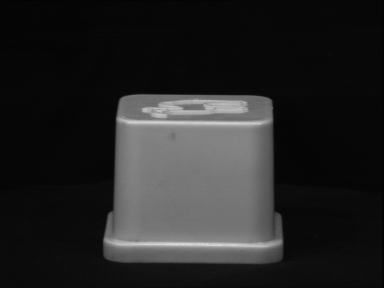
%> input picture Rohit_Learning_Transformation_Test/8_r0.png, 384 x 288 px
$ octave Learn_Transformation_Feature_Extraction.m   (GNU Octave 9; MATLAB toolbox functions it lacks are replaced by stand-ins)
%> lines starting %> are read from the running program, lines starting %| are printed output that depends on the picture; in (x1, y1, x2, y2) boxes, pixels count from 0 and x2, y2 are one past the last pixel; in counts of white or black regions, pixels touching at a corner belong together; the program's own positions count from 1
### Rohit_Learning_Transformation_Test/imagePreProcessing_gray.m
function [ Test_Img, Test_Img_gray] = imagePreProcessing_gray(filename)
%> called with filename = '8_r0.png'
%Does the preprocessing on input images. PreProcessing involves performing
%filtering on the image and later doing edge detection on it.
0
Read_Test_Img = imread(filename);
%> Read_Test_Img is the input picture: size 288x384 uint8; min 1, max 223, mean 36.5
Read_Test_Img = imnoise(Read_Test_Img,'gaussian',0,0.0);
% Read_Test_Img = imnoise(Read_Test_Img,'salt & pepper',0.01);
[m,n,l] = size(Read_Test_Img);
%> m = 288; n = 384; l = 1
if l == 3
    Test_Img_gray = rgb2gray(Read_Test_Img);
elseif l == 1
    Test_Img_gray = Read_Test_Img;
else
    fprintf('imagePreProcessing: Image is neither RGB or grayscale\n');
end
[m,n] = size(Test_Img_gray)
if m ~= 512 || n ~= 512
    % Need to perform image padding.
    pm = (512-m)/2;
%> pm = 112
    pn = (512-n)/2;
%> pn = 64
    Test_Img_gray = padarray(Test_Img_gray, [pm, pn], 'both');
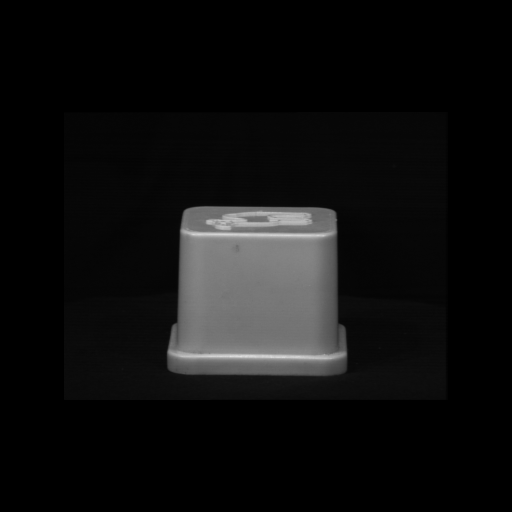
%> Test_Img_gray: size 512x512 uint8; min 0, max 223, mean 15.4
end
[m,n] = size(Test_Img_gray)
%> m = 512; n = 512
% M = 0;
% V = 0.01;
% Test_Img_gray = imnoise(Test_Img_gray,'gaussian',M,V);
Scaling = 1.0;
Test_Img_gray = scaleImg(Test_Img_gray, Scaling, Scaling);
Rotation =  0;
Test_Img_gray = (imrotate(Test_Img_gray, Rotation, 'nearest', 'crop'));
x_Translation = 0;
y_Translation = 0;
Test_Img_gray = translate_img_grayScale(Test_Img_gray, x_Translation, y_Translation);
% [12 lines of commented-out code are left out]
[Im, In] = size(Test_Img_gray);
%> Im = 512; In = 512

[Test_Img_BW, Thresh] = edge(Test_Img_gray, 'prewitt');
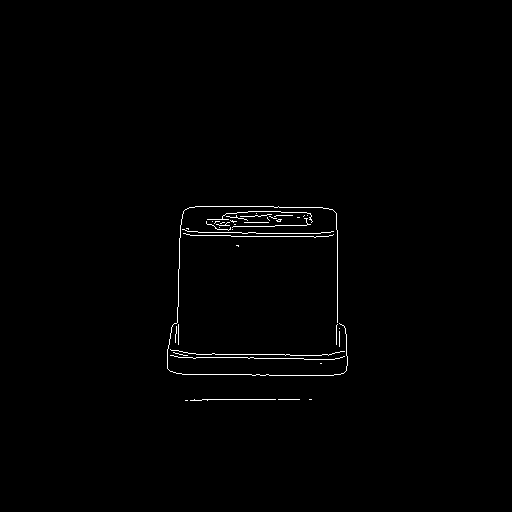
%> Test_Img_BW: size 512x512 logical; 0.74% white in thin lines or dots, all inside (x1, y1, x2, y2) = (167, 206, 348, 401)
%> Thresh = 0.026
Thresh*0.25
%> ans = 0.00651
figure(20);
imshow(Test_Img_BW);
pause(1);
if(Thresh*0.25 < 0.012)
    Thresh = 0.012;
else
    Thresh = Thresh*0.205;
end
Test_Img_BW = edge(Test_Img_gray, 'prewitt', Thresh);
%> Test_Img_BW: size 512x512 logical; 1.2% white in thin lines or dots, all inside (x1, y1, x2, y2) = (63, 111, 448, 401)
figure(21);
imshow(Test_Img_BW);
pause(1);

se90 = strel('line', 3, 90);
se0 = strel('line', 3, 0);
Test_Img_dilate = imdilate(Test_Img_BW, [se90 se0]);
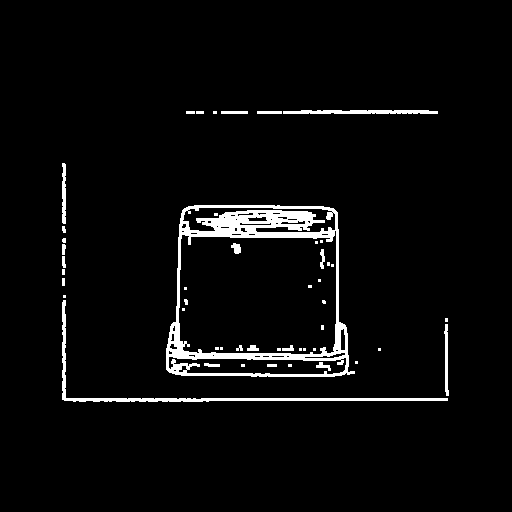
%> Test_Img_dilate: size 512x512 logical; 3.9% white; 48 white regions (26 under 20 px), largest, box (x1, y1, x2, y2) and area: (166, 205, 355, 377) 6689, (62, 300, 448, 402) 1587, (283, 110, 438, 114) 562
Test_Img_Fill = imfill(Test_Img_dilate, 'holes');
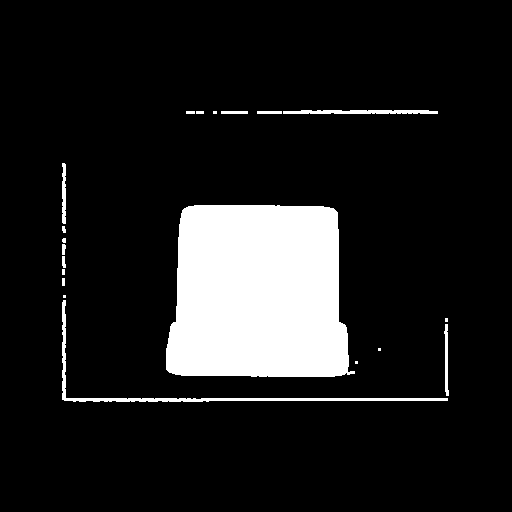
%> Test_Img_Fill: size 512x512 logical; 12% white; 20 white regions (7 under 20 px), largest, box (x1, y1, x2, y2) and area: (166, 205, 355, 377) 28485, (62, 300, 448, 402) 1587, (283, 110, 438, 114) 562
seD = strel('diamond',1);
Test_Img_Final = imerode(Test_Img_Fill,seD);
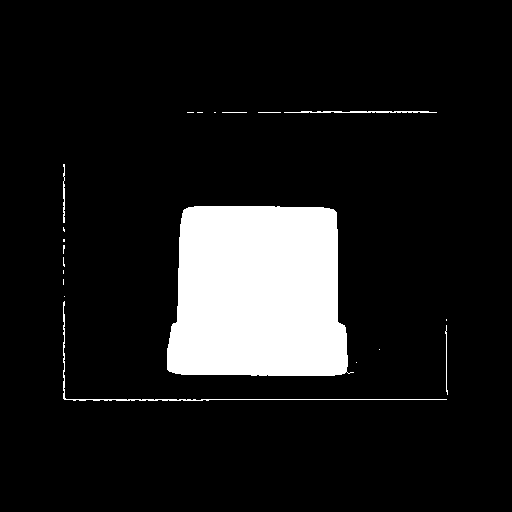
%> Test_Img_Final: size 512x512 logical; 11% white; 20 white regions (13 under 20 px), largest, box (x1, y1, x2, y2) and area: (167, 206, 354, 376) 27809, (63, 301, 447, 401) 620, (284, 111, 437, 113) 250
Test_Img_Erode = imerode(Test_Img_Final,seD);
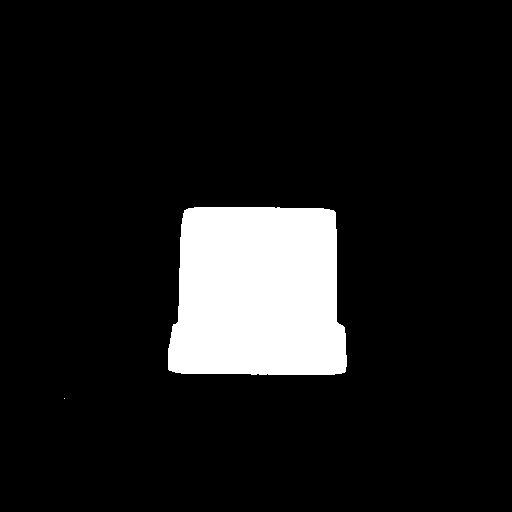
%> Test_Img_Erode: size 512x512 logical; 10.4% white; 2 white regions (1 under 20 px), largest, box (x1, y1, x2, y2) and area: (168, 207, 347, 375) 27147
% [8 lines of commented-out code are left out]

BWoutline = edge(Test_Img_Erode);
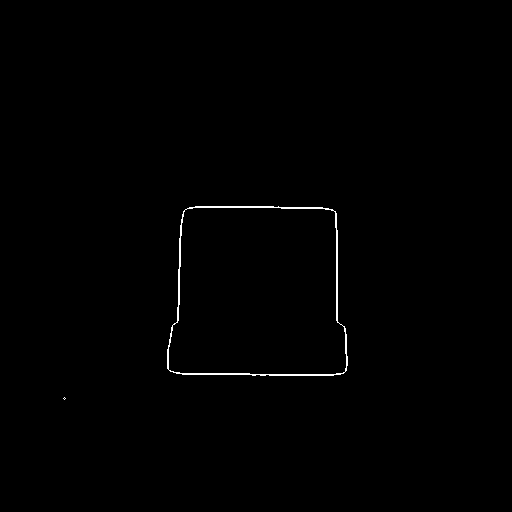
%> BWoutline: size 512x512 logical; 0.47% white in thin lines or dots, all inside (x1, y1, x2, y2) = (63, 206, 348, 400)
Test_Img = logical(zeros(Im, In));
Test_Img(BWoutline) = 1;
Test_Img = single(Test_Img);
%Test_Img = single(imrotate(Test_Img, 45, 'nearest', 'crop'));
%Test_Img = translate_img(Test_Img, 100, -150);
%Test_Img = Test_Img.*255;

figure(20);
imshow(Test_Img);
pause(1);
end

### Rohit_Learning_Transformation_Test/scaleImg.m
function [ output_img ] = scaleImg( input_img, xScale, yScale )
%Performs scaling on the image in such a way that dimensions of original
%image does not change.

if(xScale == 0)
    xScale = 1;
end

if(yScale == 0)
    yScale = 1;
end

[m,n] = size(input_img);

resized_img = imresize(input_img, 'nearest', 'Scale', [xScale yScale]);

[rm, rn] = size(resized_img);

% new_img = single(zeros(m,n));

if(rm < m)
    padXAxis = fix((m-rm)/2);
    if(rn < n)
        padYAxis = fix((n-rn)/2);
        new_img(1:m, 1:n) = padarray(resized_img, [padXAxis padYAxis]);

        figure(18);
        imshow(resized_img);
        pause(0.01);
    else
        new_img_padded(1:m, 1:rn) = padarray(resized_img(:,1:rn), [padXAxis 0]);
        new_img(1:m, 1:n) = new_img_padded(1:m, rn/2-n/2+1:rn/2+n/2);

        figure(18);
        imshow(new_img);
        pause(0.01);
    end
else
    if(rn < n)
        padYAxis = (n-rn)/2;
        new_img_padded(1:rm, 1:n) = padarray(resized_img(1:rm,:), [0 padYAxis]);
        new_img(1:m,1:n) = new_img_padded(rm/2-m/2+1:rm/2+m/2, 1:n);

        figure(18);
        imshow(new_img);
        pause(0.01);
    else
        new_img_padded(1:rm, 1:rn) = padarray(resized_img(1:rm,1:rn), [0 0]);
        new_img(1:m,1:n) = new_img_padded( fix(rm/2) - fix(m/2)+1:fix(rm/2) + fix(m/2), fix(rn/2) - fix(n/2)+1:fix(rn/2) + fix(n/2) );

        figure(18);
        imshow(new_img);
        pause(0.01);
    end
end

output_img = new_img;

end

### Rohit_Learning_Transformation_Test/translate_img_grayScale.m
function [ output_img ] = translate_img_grayScale( input_img, xTranslate, yTranslate )
%translate_img: Perform the image translation, based on the xTranslate and
% yTranslate values given by the user.

xform = [ 1 0 0;
          0 1 0;
        xTranslate yTranslate 1];

% Since image translation is affine transformation, we are defining the tform as affine over here.

tform_translate = maketform('affine',xform);

[M1 M2] = size(input_img);

translatedImg = (imtransform(input_img, tform_translate, 'XData', [1 (size(input_img,2)+ xform(3,1))], 'YData', [1 (size(input_img,1)+ xform(3,2))]));
figure(18);
imshow(translatedImg);
pause(0.01);
[JM1 JM2] = size(translatedImg);

%% First define the size of the new input image.


if(JM1 < M1)
    if(JM2 < M2)
                C = imcrop(translatedImg,[1 1 JM2 JM1]);
                new_img(1:JM1, 1:JM2) = 1*imcrop(C);
                new_img(JM1+1:M1, 1:M2) = 0;
                new_img(1:M1, JM2+1:M2) = 0;
        %fprintf('Condition 1\n');
    else

                new_img(1:JM1, 1:M2) = 1*imcrop(translatedImg,[1 1 M2 JM1]);
                new_img(JM1+1:M1, 1:M2) = 0;
        %fprintf('Condition 2\n');
    end
else
    if(JM2 < M2)
%                 new_img(i, j) = 1*double(translatedImg(i,j));
           % M1
        C = imcrop(translatedImg,[1 1 JM2 M1]);
        [dd, nn, xx] = size(C);
        new_img(1:M1, 1:JM2) = C(1:M1, 1:JM2);
        new_img(1:M1, JM2+1:M2) = 0;
        %fprintf('Condition 3\n');
    else

%                 new_img(i, j) = 1*double(translatedImg(i,j));
        C = imcrop(translatedImg,[1 1 M2 M1]);
        [dd, nn, xx] = size(C);
        new_img(1:M1, 1:M2) = C(1:M1, 1:M2);
        %fprintf('Condition 4\n');
    end
end
% display(translatedImg-new_img);
% fprintf('Hello');
% display(new_img);
figure(19);
imshow(new_img);
pause(0.01);
output_img = new_img;


end

### Rohit_Learning_Transformation_Test/Learn_Transformation_Feature_Extraction.m
clc;
clear all;


[Preprocessed_Img_2, Preprocessed_Img] = imagePreProcessing_gray('8_r0.png');
[Preprocessed_Img_1, Noisy] = imagePreProcessing_gray('8_l4c3.png');
%> the run ends on the next line
